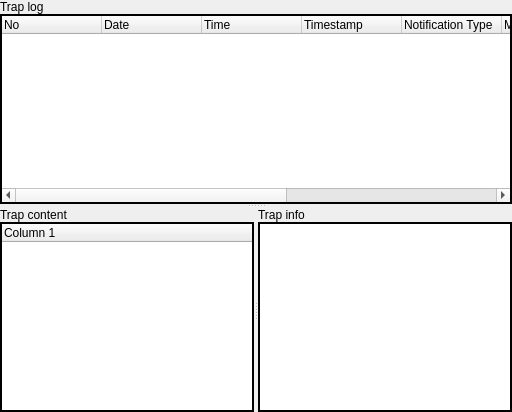
      <widget class="QWidget" name="TrapsTab" >
       <attribute name="title" >
        <string>Traps</string>
       </attribute>
       <layout class="QGridLayout" >
        <property name="leftMargin" >
         <number>0</number>
        </property>
        <property name="topMargin" >
         <number>0</number>
        </property>
        <property name="rightMargin" >
         <number>0</number>
        </property>
        <property name="bottomMargin" >
         <number>0</number>
        </property>
        <property name="horizontalSpacing" >
         <number>6</number>
        </property>
        <property name="verticalSpacing" >
         <number>6</number>
        </property>
        <item row="0" column="0" >
         <widget class="QSplitter" name="TrapLogSplitter" >
          <property name="orientation" >
           <enum>Qt::Vertical</enum>
          </property>
          <widget class="QWidget" name="TrapLogLayout" >
           <layout class="QVBoxLayout" >
            <property name="spacing" >
             <number>0</number>
            </property>
            <property name="leftMargin" >
             <number>0</number>
            </property>
            <property name="topMargin" >
             <number>0</number>
            </property>
            <property name="rightMargin" >
             <number>0</number>
            </property>
            <property name="bottomMargin" >
             <number>0</number>
            </property>
            <item>
             <widget class="QLabel" name="TrapLogL" >
              <property name="text" >
               <string>Trap log</string>
              </property>
             </widget>
            </item>
            <item>
             <widget class="QTreeWidget" name="TrapLog" >
              <property name="frameShape" >
               <enum>QFrame::WinPanel</enum>
              </property>
              <property name="frameShadow" >
               <enum>QFrame::Plain</enum>
              </property>
              <property name="rootIsDecorated" >
               <bool>false</bool>
              </property>
              <property name="allColumnsShowFocus" >
               <bool>true</bool>
              </property>
              <column>
               <property name="text" >
                <string>No</string>
               </property>
              </column>
              <column>
               <property name="text" >
                <string>Date</string>
               </property>
              </column>
              <column>
               <property name="text" >
                <string>Time</string>
               </property>
              </column>
              <column>
               <property name="text" >
                <string>Timestamp</string>
               </property>
              </column>
              <column>
               <property name="text" >
                <string>Notification Type</string>
               </property>
              </column>
              <column>
               <property name="text" >
                <string>Message Type</string>
               </property>
              </column>
              <column>
               <property name="text" >
                <string>Version</string>
               </property>
              </column>
              <column>
               <property name="text" >
                <string>Agent Address</string>
               </property>
              </column>
              <column>
               <property name="text" >
                <string>Agent port</string>
               </property>
              </column>
             </widget>
            </item>
           </layout>
          </widget>
          <widget class="QSplitter" name="TrapSplitter" >
           <property name="orientation" >
            <enum>Qt::Horizontal</enum>
           </property>
           <widget class="QWidget" name="TrapContentLayout" >
            <layout class="QVBoxLayout" >
             <property name="spacing" >
              <number>0</number>
             </property>
             <property name="leftMargin" >
              <number>0</number>
             </property>
             <property name="topMargin" >
              <number>0</number>
             </property>
             <property name="rightMargin" >
              <number>0</number>
             </property>
             <property name="bottomMargin" >
              <number>0</number>
             </property>
             <item>
              <widget class="QLabel" name="TrapContentL" >
               <property name="text" >
                <string>Trap content</string>
               </property>
              </widget>
             </item>
             <item>
              <widget class="QTreeWidget" name="TrapContent" >
               <property name="enabled" >
                <bool>true</bool>
               </property>
               <property name="frameShape" >
                <enum>QFrame::WinPanel</enum>
               </property>
               <property name="frameShadow" >
                <enum>QFrame::Plain</enum>
               </property>
               <property name="rootIsDecorated" >
                <bool>true</bool>
               </property>
               <column>
                <property name="text" >
                 <string>Column 1</string>
                </property>
               </column>
              </widget>
             </item>
            </layout>
           </widget>
           <widget class="QWidget" name="TrapInfoLayout" >
            <layout class="QVBoxLayout" >
             <property name="spacing" >
              <number>0</number>
             </property>
             <property name="leftMargin" >
              <number>0</number>
             </property>
             <property name="topMargin" >
              <number>0</number>
             </property>
             <property name="rightMargin" >
              <number>0</number>
             </property>
             <property name="bottomMargin" >
              <number>0</number>
             </property>
             <item>
              <widget class="QLabel" name="TrapInfoL" >
               <property name="text" >
                <string>Trap info</string>
               </property>
              </widget>
             </item>
             <item>
              <widget class="QTextEdit" name="TrapInfo" >
               <property name="sizePolicy" >
                <sizepolicy vsizetype="Expanding" hsizetype="Expanding" >
                 <horstretch>0</horstretch>
                 <verstretch>0</verstretch>
                </sizepolicy>
               </property>
               <property name="frameShape" >
                <enum>QFrame::WinPanel</enum>
               </property>
               <property name="frameShadow" >
                <enum>QFrame::Plain</enum>
               </property>
               <property name="readOnly" >
                <bool>true</bool>
               </property>
               <property name="overwriteMode" >
                <bool>false</bool>
               </property>
              </widget>
             </item>
            </layout>
           </widget>
          </widget>
         </widget>
        </item>
       </layout>
      </widget>
